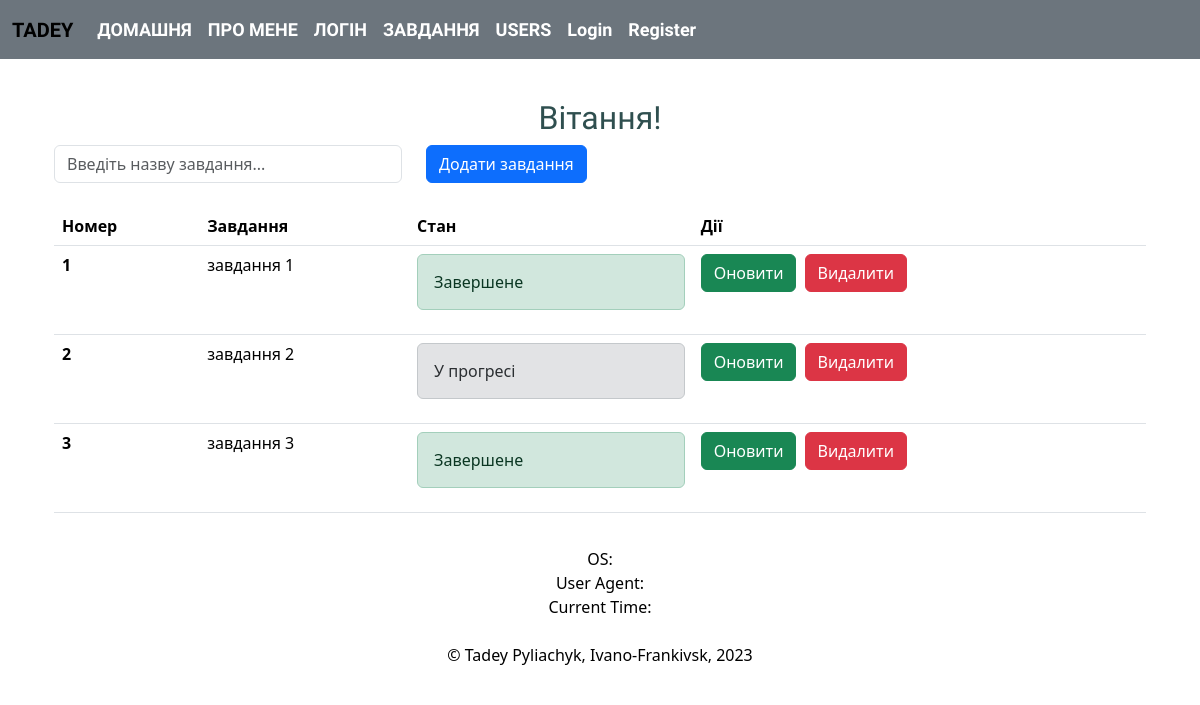
Screenshot of /todo with the database file from the repository.
### app/models.py (models this page shows)
class Todo(db.Model):
    id = db.Column(db.Integer, primary_key=True)
    title = db.Column(db.String(100))
    complete = db.Column(db.Boolean)
    description = db.Column(db.String(300))

### app/views.py (the view)
@app.route('/todo', methods=['GET', 'POST'])
def todo():
    form = TaskForm()
    todo_list = db.session.query(Todo).all()
    if form.validate_on_submit():
        title = form.title.data
        new_todo = Todo(title=title, complete=False)
        db.session.add(new_todo)
        db.session.commit()
        return redirect(url_for("todo"))
    return render_template('todo.html', todo_list=todo_list, form=form)

### app/forms.py
class TaskForm(FlaskForm):
    title = StringField('Назва завдання')
    submit = SubmitField('Додати завдання')

### app/templates/todo.html (shortened to what this page needs)
{% block head %}
<link
  href="https://cdn.jsdelivr.net/npm/bootstrap@5.3.2/dist/css/bootstrap.min.css"
  rel="stylesheet"
/>
{% endblock %} {% extends "base.html" %} {% block content %}
<div class="skills-section">
  <div class="container">
    <form method="post" class="row mb-4">
      <div class="col-4">
        <div class="form-outline">
          {{ form.hidden_tag() }} {{ form.title(class="form-control",
          placeholder="Введіть назву завдання...") }}
        </div>
      </div>
      <div class="col-6">
        {{ form.submit(class="btn btn-primary", label="Save") }}
      </div>
    </form>
    <table class="table mb-4">
      <thead>
        <tr>
          <th scope="col">Номер</th>
          <th scope="col">Завдання</th>
          <th scope="col">Стан</th>
          <th scope="col">Дії</th>
        </tr>
      </thead>
      <tbody>
        {% for todo in todo_list %}
        <tr>
          <th scope="row">{{todo.id }}</th>
          <td>{{ todo.title }}</td>
          <td>
            {% if todo.complete == False %}
            <div class="alert alert-secondary" role="alert">У прогресі</div>
            {% else %}
            <div class="alert alert-success" role="alert">Завершене</div>
            {% endif %}
          </td>
          <td>
            <a class="btn btn-success" href="/update/{{ todo.id }}">Оновити</a>
            <a class="btn btn-danger ms-1" href="/delete/{{ todo.id }}"
              >Видалити</a
            >
          </td>
        </tr>
        {% endfor %}
      </tbody>
    </table>
  </div>
</div>
{% endblock %}

### app/static/css/styles.css (style rules this page uses)
body { font-family: 'Arial', sans-serif; background-color: #ffffff; color: #343a40; }
table { border-collapse: collapse; width: 100%; }
th, td { зн border: 1px solid #dddddd; text-align: left; padding: 8px; }
th { background-color: #f2f2f2; }

### rows the page displays
Todo: id "1", title "завдання 1", complete "Завершене"
Todo: id "2", title "завдання 2", complete "У прогресі"
Todo: id "3", title "завдання 3", complete "Завершене"

### other values shown
{{ name | upper }} "ДОМАШНЯ" "ПРО МЕНЕ" "ЛОГІН" "ЗАВДАННЯ" "USERS"
